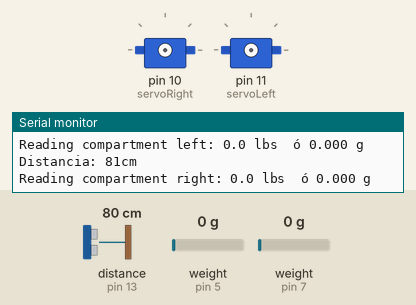
Recording of a sketch running on a simulated Arduino Uno, built with avr-gcc and run on an emulated ATmega328P. On the bench: 2 × servo, the last lines printed to the serial monitor. The test bench sets the inputs (shaded band); at power-on: distance to the obstacle (sensor on pin 13) 80 cm, weight on the scale (sensors on pin 5, pin 7) 0 g. The echo pulse lasts 58.3 µs per cm.

Above: at 3.2 s.
3.3 s: distance to the obstacle (sensor on pin 13) set to 23 cm
6.8 s: distance to the obstacle (sensor on pin 13) set to 19 cm
8.8 s: distance to the obstacle (sensor on pin 13) set to 7 cm
10.3 s: distance to the obstacle (sensor on pin 13) set to 4 cm
At 12.3 s:
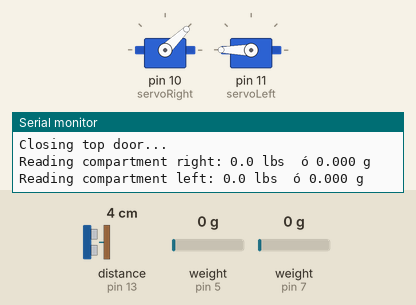
Timing chart, 0 to 21.8 s (numbered marks = the images above; inputs shaded):
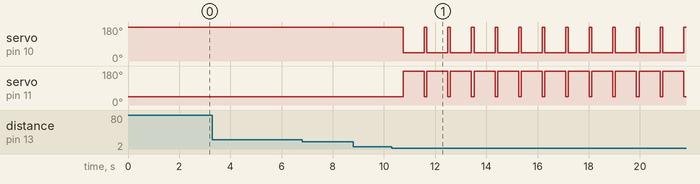

Measured:
- the behaviour switches between 6 and 5 cm on distance to the obstacle (sensor on pin 13) (found by bisection; images 0 and 1)
- after the input at 10.3 s, servo on pin 10 (servoRight): alternates 180° for 0.10 s and 44° for 0.82 s, starting after 0.46 s; servo on pin 11 (servoLeft): alternates 180° for 0.82 s and 44° for 0.10 s, starting after 0.46 s

The sketch:

basurero_inteligente.ino
```cpp
/*
 * Estudiantes: Randy Martínez y Gustavo Fallas

 * Carnets: 2014047395 y 2014035394

 * Proyecto #1: IoT - Basurero Inteligente

 * Descripción: El siguiente código parte del módulo movimiento
   autónomo del la tapa del basurero, de manera que se accione
   por medio del sensor.

 * Nota: Las referencias respectivas de algunas partes de este código
   se pueden encontrar en el archivo referencias_codigo.txt que se
   encuentran en esta misma carpeta.

 * Aclaración: El código fue ajustado y modificado por Randy y Gustavo
   por las necesidades del proyecto respectivamente.

*/

#include <NewPing.h>
#include <Servo.h>
#include "HX711.h"

//-Sensor Radar-//
#define ECHO_PIN 13
#define MAX_DISTANCE 200
#define TRIGGER_PIN 12
NewPing sonar(TRIGGER_PIN, ECHO_PIN, MAX_DISTANCE);
bool state;


//-Motor DC-//
int dcOne = 8;
int dcTwo = 9;
int valorpote;
int pwm1;
int pwm2;

//-LedIR-//
bool estadoLed = false;
int periodo =3000;
unsigned long tiempoAnterior = 0;
const int analogInPin = A1;
const int OutPin = 13;
int sensorValue = 0;

//-Motores Servo-//
Servo servoRight;
Servo servoLeft;

//-Sensores Peso-//
#define rightDOUT 5
#define rightCLK 4
#define leftDOUT 7
#define leftCLK 6
HX711 scaleRight;
HX711 scaleLeft;
float calibrationFactor = -92050.00;

void compressor()
{
    if (millis() - tiempoAnterior >= periodo)
    {
        estadoLed = !estadoLed;
        tiempoAnterior = millis();
    }

    valorpote = 0;
    if (estadoLed)
    {
        valorpote = 1023;
    }

    /*
   Serial.print("Direccion:" );
   Serial.println(valorpote);
    */

    pwm1 = map(valorpote, 0, 1023, 0, 255);
    pwm2 = map(valorpote, 0, 1023, 255, 0);

    analogWrite(dcOne, pwm1);
    analogWrite(dcTwo, pwm2);
}

void controlTop()
{
    if (Serial.available())
    {
        char temp = Serial.read();
        if (temp == 'a')
        {
            openTop();
        }
        if (temp == 'c')
        {
            closeTop();
        }
    }
}

void closeTop()
{
    servoRight.attach(10);
    servoLeft.attach(11);
    servoRight.writeMicroseconds(1000);
    servoLeft.writeMicroseconds(3000);
    delay(100);
    /*

    servoRight.writeMicroseconds(2000);
    servoLeft.writeMicroseconds(1000);
    */
    servoRight.detach();
    servoLeft.detach();
    Serial.println("Closing top door...");
}

void getWeight()
{
    scaleRight.set_scale(calibrationFactor);
    scaleLeft.set_scale(calibrationFactor);

    Serial.print("Reading compartment right: ");
    Serial.print(scaleRight.get_units(), 1);
    Serial.print(" lbs ");
    Serial.print(" ó ");
    Serial.print(scaleRight.get_units() * 453.592, 3);
    Serial.print(" g ");

    Serial.print('\n');

    Serial.print("Reading compartment left: ");
    Serial.print(scaleLeft.get_units(), 1);
    Serial.print(" lbs ");
    Serial.print(" ó ");
    Serial.print(scaleLeft.get_units() * 453.592, 3);
    Serial.print(" g ");
    Serial.print('\n');

    if (Serial.available())
    {
        char temp = Serial.read();
        if (temp == '+' || temp == 'b')
        {
            calibrationFactor += 1000;
        }
        else if (temp == '-' || temp == 'z')
        {
            calibrationFactor -= 1000;
        }
        else if (temp == 't' || temp == 'T')
        {
            scaleRight.tare();
            scaleLeft.tare();
        }
    }
}

void ledIR()
{
    sensorValue = analogRead(analogInPin);

    if (sensorValue > 900)
    {
        Serial.println("Detection > 900");
        compressor();
    }
    else
    {
        Serial.println("Detection < 900");
    }

    Serial.print("Sensor = ");
    Serial.println(sensorValue);
    delay(100);
}

void openTop()
{
    servoRight.attach(10);
    servoLeft.attach(11);
    servoRight.writeMicroseconds(3000);
    servoLeft.writeMicroseconds(1000);
    delay(100);
    /*
    delay(100);
    servoRight.writeMicroseconds(1000);
    servoLeft.writeMicroseconds(2000);
    */
    servoRight.detach();
    servoLeft.detach();
    Serial.println("Opening top door...");
}

void radar()
{
    delay(200);
    int uS = sonar.ping_median();
    int distance = (uS / US_ROUNDTRIP_CM);


  Serial.print("Distancia: ");
  Serial.print(distance);
  Serial.println("cm");


    if (distance <= 20)
    {
        Serial.println("Opening top door...");
        state = true;
        openTop();
    }

    if (state && distance <= 5)
    {
        Serial.println("Closing top door...");
        state = true;
        closeTop();
    }
}

void setup()
{
    Serial.begin(9600);
    Serial.println("Starting system.....");
    //Serial.println("HX711 calibration sketch");

    //-----Sensor Peso-----//
    scaleRight.begin(rightDOUT, rightCLK);
    scaleRight.set_scale();
    scaleRight.tare();
    scaleLeft.begin(leftDOUT, leftCLK);
    scaleLeft.set_scale();
    scaleLeft.tare();
    //long zero_factor = scaleRight.read_average();
    //Serial.print("Zero factor: ");
    //Serial.println(zero_factor);

    //-----Motor DC-----//
    pinMode(dcOne, OUTPUT);
    pinMode(dcTwo, OUTPUT);

    //-----Sensor Radar-----//
    state = false;
    pinMode(TRIGGER_PIN, OUTPUT);
    pinMode(ECHO_PIN, INPUT);


}

void loop()
{
    //-----Sensor Cercanía-----//
    radar();

    //-----Sensor Peso-----//
    getWeight();

    //-----Motores Servos-----//
    //controlTop();

    //-----Motores DC-----//
    //compressor();
}
```
